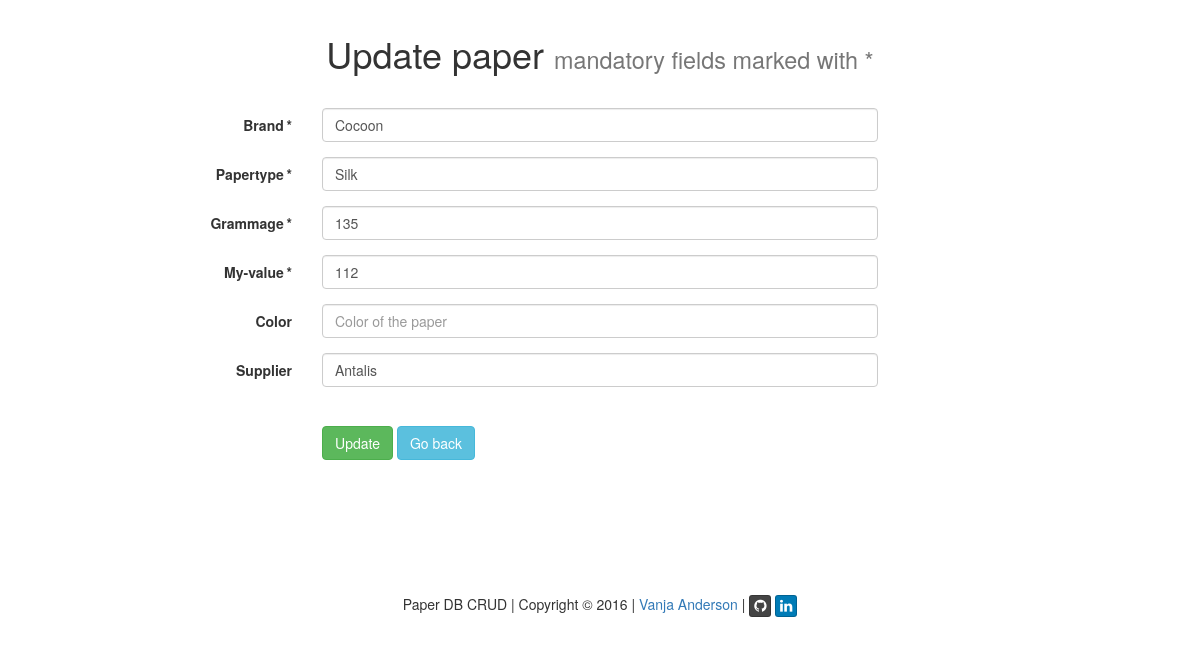
The app's page /?q=update_paper&id=20 (signed in) with its own data.
### tables this page shows
CREATE TABLE IF NOT EXISTS paper (
  id int(11) NOT NULL AUTO_INCREMENT,
  brand varchar(45) NOT NULL,
  type varchar(45) NOT NULL,
  color varchar(45) DEFAULT ' ',
  supplier varchar(45) NOT NULL,
  grammage int(4) NOT NULL,
  my int(4) NOT NULL,
  user char(8) NOT NULL,
  PRIMARY KEY (id),
   
  CONSTRAINT paper_brand_fk FOREIGN KEY (brand) REFERENCES brand(brand),
  CONSTRAINT paper_type_fk FOREIGN KEY (type) REFERENCES type(type),
  CONSTRAINT paper_color_fk FOREIGN KEY (color) REFERENCES color(color),
  CONSTRAINT paper_supplier_fk FOREIGN KEY (supplier) REFERENCES supplier(name),
  CONSTRAINT paper_user_fk FOREIGN KEY (user) REFERENCES user(name)
);

### index.php (called while the page is built, shortened)
<?php
require('script/functions.php');
$q = null;
$page = "";
if(isset($_GET['q'])) {
	$q = $_GET['q'];
}
switch($q) {
	case "update_paper": {
		$page = 'admin/update_paper.php';
	} break;
}
include('inc/header.php');
include($page);
include('inc/footer.php');
?>

### script/functions.php (called while the page is built, shortened)
<?php
function output_from_database($sql, $attr) {
	$pdo = CDatabase::connect();
	$pdo->setAttribute(PDO::ATTR_ERRMODE, PDO::ERRMODE_EXCEPTION);
	$stmt = $pdo->prepare($sql);
	$stmt->execute(explode(", ",$attr));
	return $stmt->fetch(PDO::FETCH_ASSOC);
}
?>

### admin/update_paper.php (the view, shortened to what this page needs)
<?php
$id = null;
if ( !empty($_GET['id'])) {
	$id = $_REQUEST['id'];
}
if ( $id === null ) {
	header('Location:?q=start');
} else {
	$data = output_from_database('SELECT * FROM paper WHERE id = ?', "$id");
}
?>
		<div class="row">
			<h1 class="text-center empty-row-after"><?=UPDATE_PAPER_TITLE;?> <small><?=MANDATORY_SUB_TITLE;?></small></h1>
		</div>
		<div class="row">
			<form class="form-horizontal" action="?q=update_paper&amp;id=<?=$id;?>" method="post" role="form">
				<div class="form-group">
					<label for="brand" class="control-label col-sm-3"><?=BRAND_TITLE.MANDATORY;?></label>
					<div class="controls col-sm-6">
	                    <input name="brand" class="form-control <?=$brandClass;?>" type="text" placeholder="<?=BRAND_PLACEHOLDER;?>" value="<?=$data['brand'];?>" />
					</div>
				</div>
				<div class="form-group">
					<label for="type" class="control-label col-sm-3"><?=TYPE_TITLE.MANDATORY;?></label>
					<div class="controls col-sm-6">
						<input name="type" class="form-control <?=$typeClass;?>" placeholder="<?=TYPE_PLACEHOLDER;?>" value="<?=$data['type'];?>" />
					</div>
				</div>
				<div class="form-group">
					<label for="grammage" class="control-label col-sm-3"><?=GRAMMAGE_TITLE.MANDATORY;?></label>
					<div class="controls col-sm-6">
						<input name="grammage" class="form-control <?=$grammageClass;?>" placeholder="<?=GRAMMAGE_PLACEHOLDER;?>" value="<?=$data['grammage'];?>" />
					</div>
				</div>
				<div class="form-group">
					<label for="my" class="control-label col-sm-3"><?=MY_TITLE.MANDATORY;?></label>
					<div class="controls col-sm-6">
						<input name="my" class="form-control <?=$myClass;?>" placeholder="<?=MY_PLACEHOLDER;?>" value="<?=$data['my'];?>" />
					</div>
				</div>
				<div class="form-group">
					<label for="color" class="control-label col-sm-3"><?=COLOR_TITLE;?></label>
					<div class="controls col-sm-6">
						<input name="color" class="form-control" placeholder="<?=COLOR_PLACEHOLDER;?>" value="<?=$data['color'];?>" />
					</div>
				</div>
				<div class="form-group empty-row-after">
					<label for="supplier" class="control-label col-sm-3"><?=SUPPLIER_TITLE;?></label>
					<div class="controls col-sm-6">
						<input name="supplier" class="form-control" placeholder="<?=SUPPLIER_PLACEHOLDER;?>" value="<?=$data['supplier'];?>" />
					</div>
				</div>
				<div class="form-group">
					<div class="col-sm-offset-3 col-sm-6">
						<button type="submit" class="btn btn-success"><?=BUTTON_UPDATE;?></button>
						<a class="btn btn-info" role="button" href="<?=DOCUMENT_ROOT;?>"><?=BUTTON_BACK;?></a>
					</div>
				</div>
			</form>
		</div>

### css/my.css (style rules this page uses)
.empty-row-after { padding-bottom: 24px; }

### records on screen
paper: brand "Cocoon", type "Silk", grammage "135", my "112", supplier "Antalis"

### other values on screen
UPDATE_PAPER_TITLE "Update paper"
MANDATORY_SUB_TITLE "mandatory fields marked with *"
BRAND_TITLE "Brand"
MANDATORY "*"
TYPE_TITLE "Papertype"
GRAMMAGE_TITLE "Grammage"
MY_TITLE "My-value"
COLOR_TITLE "Color"
SUPPLIER_TITLE "Supplier"
BUTTON_UPDATE "Update"
BUTTON_BACK "Go back"
WEB_PAGE_TITLE "Paper DB CRUD"
